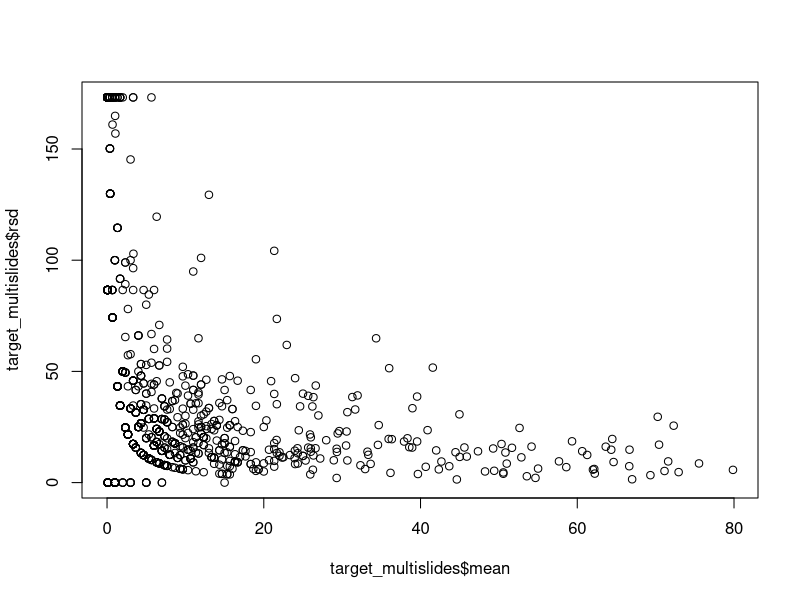
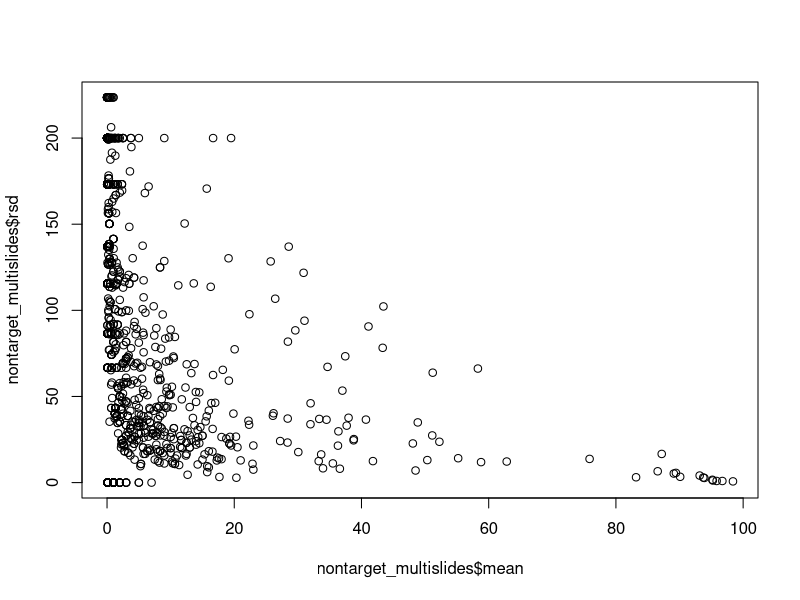

These figures' R source, in order: (Note: this script raises an error after producing the figures.)
#### Processing microscopy data
### Jordan Zabrecky
## last edited 10.10.2025

## This code processes microscopy data from the EDI data release 
## (averaging across slides and evaluting rsd), remove non-algal portion
## and recalculates relative abundance

#### (1) Loading in libraries & data ####

# loading libraries
lapply(c("tidyverse", "lubridate"), require, character.only = T)

# read in microscopy data
target <- read.csv("./data/EDI_data_package/microscopy_target_samples.csv")
nontarget <- read.csv("./data/EDI_data_package/microscopy_non_target_samples.csv")

#### (2) Analyzing microscopy data (w/ multiple slides) ####

## (a) target samples

# look at average, sd, & rsd for each taxa across slides
target_multislides <- target %>% 
  filter(slide_rep != "Final") %>% 
  pivot_longer(microcoleus:aphanothece, names_to = "taxa", values_to = "percent") %>% 
  dplyr::group_by(taxa, site_reach, field_date, sample_type) %>% 
  dplyr::summarize(mean = mean(percent),
                   sd = sd(percent),
                   rsd = (sd * 100) / mean)
view(target_multislides) # the highest are all samples where one slide had 0.1% cover
mean(target_multislides$rsd, na.rm = TRUE) # 44.3% high but let's look at taxa 
                                           # that have >5% mean cover
plot(target_multislides$mean, target_multislides$rsd)
# yup, samples with a higher mean have a lower rsd

# looking at taxa that have >5% mean cover
target_multislides_sub <- target_multislides %>% 
  filter(mean > 5)
view(target_multislides_sub)
mean(target_multislides_sub$rsd) # 21.7% high but better

# pivot back wider to join back into processed
target_multislides_wider <- target_multislides %>% 
  select(!(sd:rsd)) %>% 
  pivot_wider(names_from = "taxa", values_from = "mean")

# for data that were already averaged across three slides,
# we need to match it up to the processed data frame
target_processed <- target %>% 
  filter(slide_rep == "Final") %>% 
  select(!(slide_rep:method)) # remove columns we don't need

# match up column order
target_processed <- target_processed[,colnames(target_multislides_wider)]

# rbind to join dataframes
target_processed <- rbind(target_processed, target_multislides_wider)

## (b) non-target samples

# look at average, sd, & rsd for each taxa across slides
# no samples here are averaged over as indicated by "Final"
nontarget_multislides <- nontarget %>% 
  pivot_longer(non_algal:unknown, names_to = "taxa", values_to = "percent") %>% 
  dplyr::group_by(taxa, site_reach, field_date, sample_type) %>% 
  dplyr::summarize(mean = mean(percent),
                   sd = sd(percent),
                   rsd = (sd * 100) / mean)
view(nontarget_multislides) # the highest are all samples where one slide had 0.1% cover
mean(nontarget_multislides$rsd, na.rm = TRUE) # 97.6% high but let's look at taxa 
                                              # that have >5% mean cover
plot(nontarget_multislides$mean, nontarget_multislides$rsd)
# less strong of a relationship with non-target samples

# looking at taxa that have >5% mean cover
nontarget_multislides_sub <- nontarget_multislides %>% 
  filter(mean > 5)
view(nontarget_multislides_sub)
mean(nontarget_multislides_sub$rsd) # 42.8% high but better

# pivot back wider to join with anatoxin and environmental data
nt_processed <- nontarget_multislides %>% 
  select(!(sd:rsd)) %>% 
  pivot_wider(names_from = "taxa", values_from = "mean") 

# confirm that everything sums up to 100
check_nt <- which(rowSums(nt_processed[4:ncol(nt_processed)]) != 100)
check_t <- which(rowSums(target_processed[4:ncol(target_processed)]) != 100)

# check these values- maybe slight variations in float?
# like minor issues when averaging such small decimals across multiple slides
rowSums(target_processed[4:ncol(target_processed)])[check_t] # is 100
rowSums(nt_processed[4:ncol(nt_processed)])[check_nt] # most are 100
# but for the few that aren't (52, 58, 60) which are 99.975, 99.975, 99.980, we will just add 
# the remainder to the dominant taxa in that sample
nt_processed[52,]$spirogyra <- nt_processed[52,]$spirogyra + (100 - 99.975)
nt_processed[58,]$spirogyra <- nt_processed[58,]$spirogyra + (100 - 99.975)
nt_processed[60,]$cladophora <- nt_processed[60,]$cladophora + (100 - 99.980)

# run through check and rowSums code again to make sure they are all now 100 in appearance

#### (3) Remove non-algal portion from relative abundance & recalculate ####

# function to remove non-algal portion and recalculate
remove_non_algal <- function(df) {
  # remove non-algal portion
  temp_df <- df %>% 
    select(!non_algal)
  
  # calculate total percent abundance of algal portion
  temp_df$total_algal_percent <- rowSums(temp_df[c(4:ncol(temp_df))]) # hard-coded; always have 4 info columns
  
  
  # pivot longer for easy re-calculation and then pivot back wider
  final_df <- temp_df %>% 
    relocate(total_algal_percent, .after = sample_type) %>%  # quick reorganization
    pivot_longer(cols = c(5:ncol(temp_df)), values_to = "old_percent", names_to = "taxa") %>% 
    mutate(new_percent = (old_percent / total_algal_percent) * 100) %>% 
    select(!c(old_percent, total_algal_percent)) %>% 
    pivot_wider(names_from = "taxa", values_from = "new_percent")
  
  # return final dataframe
  return(final_df)
}

# apply function to dataframes
nt_processed2 <- remove_non_algal(nt_processed)
target_processed2 <- remove_non_algal(target_processed)

# double check that all recalculated taxa columns sum to 100!
check_nt2 <- which(rowSums(nt_processed2[4:ncol(nt_processed2)]) != 100)
check_t2 <- which(rowSums(target_processed2[4:ncol(target_processed2)]) != 100)

# check these values- again likely minor decimal issues 
# as computers are bad at dealing with small numbers
rowSums(target_processed2[4:ncol(target_processed2)])[check_t2] # all are 100
rowSums(nt_processed2[4:ncol(nt_processed2)])[check_nt2] # all are 100

#### (3) Final edits to match environmental covariate data ####

# separate out TAC and TM 
tm_processed2 <- target_processed2 %>% 
 filter(sample_type == "TM")
tac_processed2 <- target_processed2 %>% 
  filter(sample_type == "TAC")

# change label on 9/8/2022 sample to 9/6/2022
# (substitute technician accidentally took 2022-09-06 with different methods, not in this dataset)
tm_processed2$field_date[which(tm_processed2$field_date == "2022-09-08")] <- "2022-09-06"

# put all processed data into a list
processed <- list(tm_processed2, tac_processed2, nt_processed2)
names(processed) <- c("tm", "tac", "nt")

# make a column for the site name
processed <- lapply(processed, function(x) x %>% 
                      mutate(site = case_when(grepl("RUS", site_reach) ~ "RUS",
                                              grepl("SFE-M", site_reach) ~ "SFE-M",
                                              grepl("SAL", site_reach) ~ "SAL",
                                              grepl("SFE-SH", site_reach) ~ "SFE-SH")) %>% 
                      relocate(site, .before = "site_reach"))

# saving csv's
path <- paste(getwd(), "/data/morphological/", sep = "")
lapply(names(processed), function(x) write.csv(processed[[x]], file = paste(path, x, "_algalonly.csv", 
                                                                              sep = ""), row.names = FALSE))
